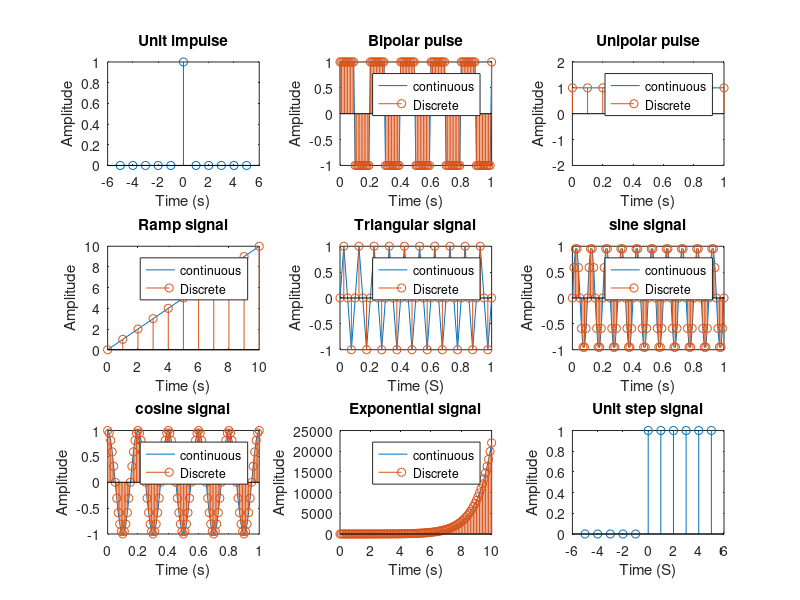

Reproduce this figure in MATLAB.
clc;
clear all;
close all;
t1=-5:1:5;
y1=[zeros(1,5),ones(1,1),zeros(1,5)];
subplot(3,3,1);
stem(t1,y1);
xlabel('Time (s)');
ylabel('Amplitude');
title('Unit impulse');

t2=0:0.01:1;
f=5;
y2=square(2*pi*f*t2);
subplot(3,3,2);
plot(t2,y2);
hold on;
stem(t2,y2);
legend("continuous","Discrete")
xlabel('Time (s)');
ylabel('Amplitude');
title('Bipolar pulse');

t3=0:0.1:1;
y3=abs(square(2*pi*f*t3));
subplot(3,3,3);
plot(t3,y3);
hold on;
stem(t3,y3);
ylim([-2,2]); 
legend("continuous","Discrete")
xlabel('Time (s)');
ylabel('Amplitude');
title('Unipolar pulse');

t4=0:1:10;
y4=t4;
subplot(3,3,4);
plot(t4,y4);
hold on;
stem(t4,y4);
legend("continuous","Discrete")
xlabel('Time (s)');
ylabel('Amplitude');
title('Ramp signal');

f1=10;
t5=0:0.025:1;
y5=sin(2*pi*f1*t5);
subplot(3,3,5);
plot(t5,y5);
hold on;
stem(t5,y5);
legend("continuous","Discrete")
xlabel('Time (S)');
ylabel('Amplitude');
title('Triangular signal');

t6=0:0.01:1;
y6=sin(2*pi*f1*t6);
subplot(3,3,6);
plot(t6,y6);
hold on;
stem(t6,y6);
legend("continuous","Discrete")
xlabel('Time (s)');
ylabel('Amplitude');
title('sine signal');

t7=0:0.01:1;
y7=cos(2*pi*f*t7);
subplot(3,3,7);
plot(t7,y7);
hold on;
stem(t7,y7);
legend("continuous","Discrete")
xlabel('Time (s)');
ylabel('Amplitude');
title('cosine signal');

t8=0:0.1:10;
y8=exp(t8);
subplot(3,3,8);
plot(t8,y8);
hold on;
stem(t8,y8);
xlabel('Time (s)');
ylabel('Amplitude');
legend("continuous","Discrete")
title('Exponential signal');

t9=-5:1:5;
y9=[zeros(1,5),ones(1,6)];
subplot(3,3,9);
stem(t9,y9);
xlabel('Time (S)');
ylabel('Amplitude');
title('Unit step signal');
